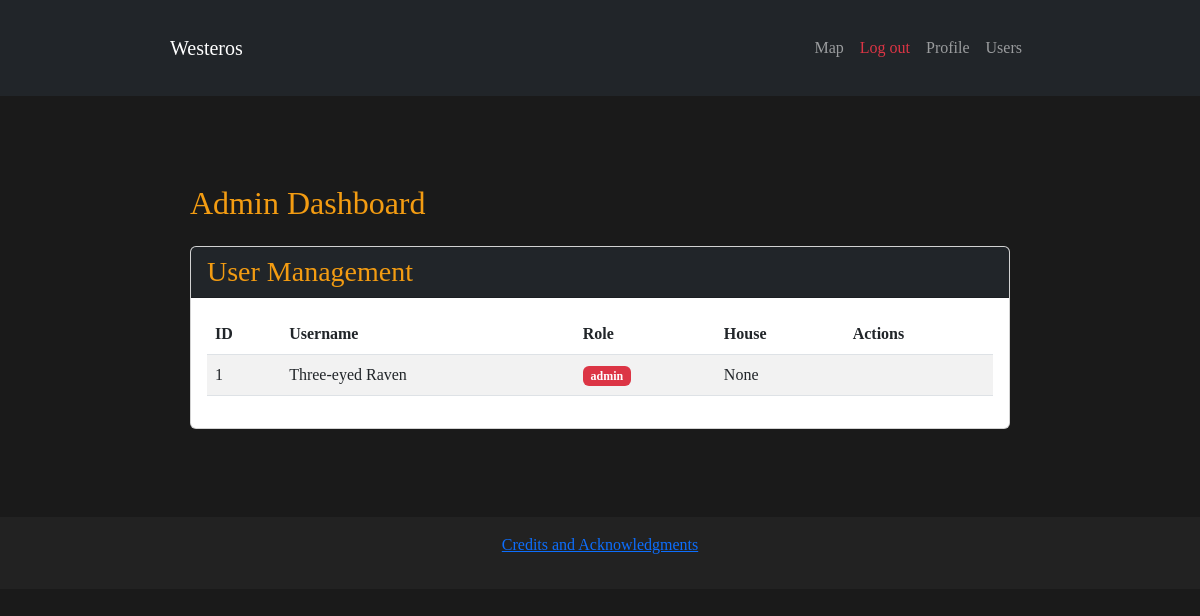
/admin/ (signed in), run on an earlier commit of the app's database.
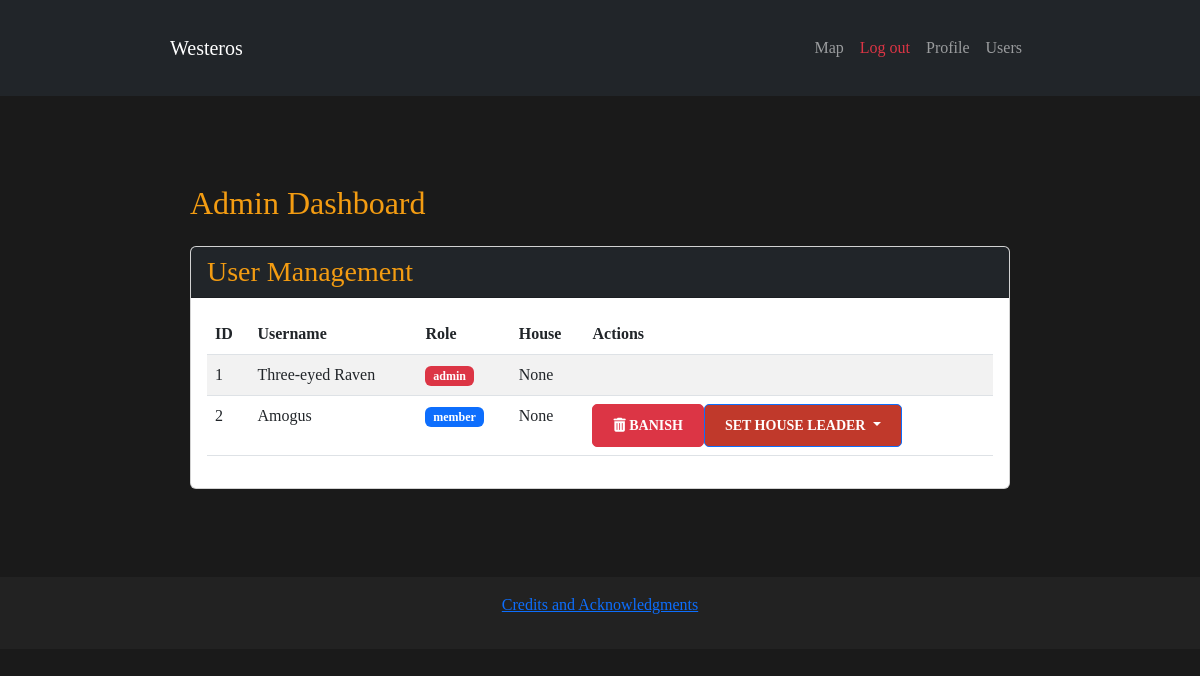
And on a later commit of the database.
### models/models.py (models this page shows, shortened)
class User(db.Model, UserMixin):
    __tablename__ = 'users'
    id = db.Column(db.Integer, primary_key = True)
    username = db.Column(db.String(80), unique = True, nullable = False)
    email = db.Column(db.String(120), unique = True, nullable = False)
    password_hash = db.Column(db.String(256), nullable = False)
    avatar = db.Column(db.String(255), nullable = False, default = "default_avatar.png")
    status = db.Column(db.String(255), nullable = True)
    role = db.Column(db.Enum(UserRole), default = UserRole.MEMBER, nullable = False)
    house_id = db.Column(db.Integer, db.ForeignKey('houses.id'), nullable = True)
    house = db.relationship('House', back_populates="users")

### routes/admin_routes.py (the view)
@admin_bp.route("/")
@admin_required
def dashboard():
    users = User.query.options(joinedload(User.house)).all()
    houses = House.query.options(joinedload(House.seat)).all()
    return render_template("dashboard.html", users = users, houses = houses, UserRole=UserRole)

### app.py (called while the page is built)
@login_manager.user_loader
def load_user(user_id):
    return User.query.get(int(user_id))

### routes/admin_routes.py (called while the page is built)
def admin_required(f):
    @wraps(f)
    def decorated_function(*args, **kwargs):
        if 'user_id' not in session:
            flash("You must be logged in to go there", "danger")
            return redirect(url_for('auth.login', next=request.url))
        user = User.query.get(session['user_id'])
        if not user or user.role != UserRole.ADMIN:
            flash("You do not have permission to access the Heart tree", "danger")
            return redirect(url_for("main.home"))
        return f(*args, **kwargs)
    return decorated_function

@admin_bp.before_request
def log_admin_access():
    print(f"Accessing: {request.path}, User: {session.get('user_id')}")

### templates/dashboard.html (shortened to what this page needs)
{% extends "base.html" %}
{% block content %}
<div class="container mt-4">
    <h2 class="mb-4">Admin Dashboard</h2>
    <div class="card mb-4">
        <div class="card-header bg-dark text-white">
            <h3 class="mb-0">User Management</h3>
        </div>
        <div class="card-body">
            <div class="table-reponsive">
                <table class="table table-striped">
                    <thead class="thead-dark">
                        <tr>
                            <th>ID</th>
                            <th>Username</th>
                            <th>Role</th>
                            <th>House</th>
                            <th>Actions</th>
                        </tr>
                    </thead>
                    <tbody>
                        {% for user in users %}
                        <tr>
                            <td>{{ user.id }}</td>
                            <td>{{ user.username }}</td>
                            <td>
                                <span class="badge bg-{% if user.role == UserRole.ADMIN %}danger{% elif user.role == UserRole.HOUSE_LEADER %}warning{% else %}primary{% endif %}">
                                    {{ user.role.value }}
                                </span>
                            </td>
                            <td>{{ user.house.name if user.house else "None" }}</td>
                            <td>
                                {% if user.role != UserRole.ADMIN %}
                                    <div class="btn-group" role="group">
                                        <form action="{{ url_for('admin.delete_user', user_id=user.id) }}" method="POST" style="display: inline;">
                                            <button type="submit" class="btn btn-danger btn-sm"
                                                    onclick="return confirm('Are you sure want to banish {{ user.username }}?')">
                                                <i class="fas fa-trash-alt"></i> Banish
                                            </button>
                                        </form>
                                        <div class="dropdown">
                                            <button class="btn btn-sm btn-primary dropdown-toggle"
                                                    type="button"
                                                    data-bs-toggle="dropdown">
                                                Set House Leader
                                            </button>
                                        </div>
                                    </div>
                                {% endif %}
                            </td>
                        </tr>
                        {% endfor %}
                    </tbody>
                </table>
            </div>
        </div>
    </div>
</div>
{% endblock %}

What changed in the data, as far as the page shows it:
added User: id "2", username "Amogus", role.value "member", house "None"
